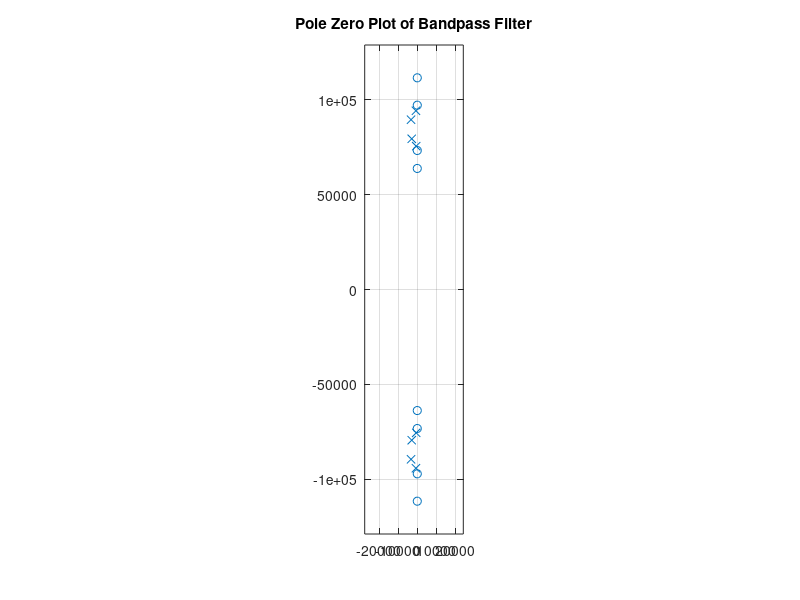
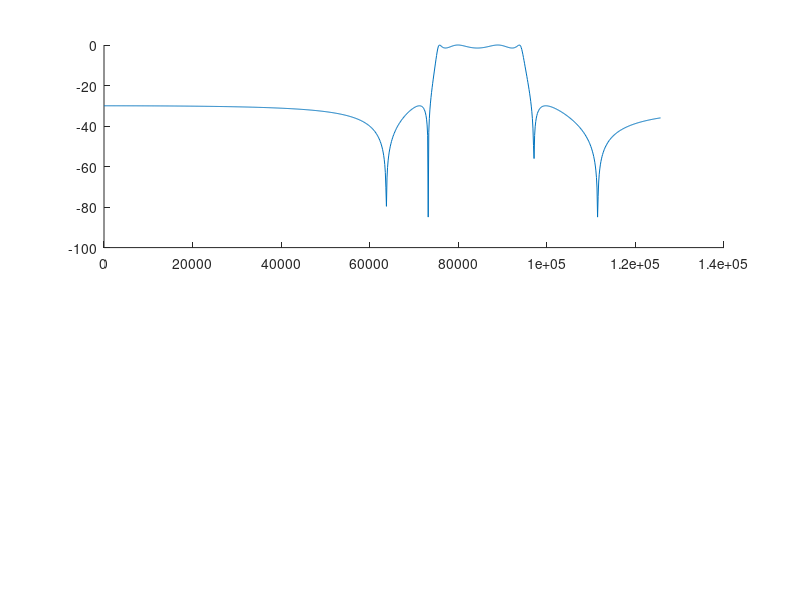

Here is the MATLAB script that generated these plots, in order: (Note: this script raises an error after producing the figures.)
%% Simon Yoon ECE211S21PS05

clc
clear
close all
%% Number 3

fp = [12e3, 15e3]; 
fs = [10e3, 16e3]; 
rp = 1.5;
rs = 30;
[n, wn] = ellipord(2*pi*fp, 2*pi*fs, rp, rs, 's')
[z, p, k] = ellip(n, rp, rs, wn,'s');
[b, a] = zp2tf(z, p, k);

figure;
zplane(b,a)
title("Pole Zero Plot of Bandpass Filter")

w = linspace(0,20000, 1000);
w = w.*2*pi;
h = freqs(b,a,w);

HdB = 20*log10(abs(h));
phase = rad2deg(unwrap(angle(h)));

figure;
subplot(2,1,1);
hold on
plot(w, HdB)
yline(-30, 'LineStyle', '--')
yline(0, 'LineStyle', '--')
yline(-1.5, 'LineStyle', '--')
title("Magnitude Response of Analog Filter")
xlabel("Frequency \omega (rad)")
ylabel("Magnitude (dB)")
ylim([-60 1])
xlim([0 126000])

subplot(2,1,2);
plot(w, phase)
title("Phase Response of Analog Filter")
xlabel("Frequency \omega (rad)")
ylabel("Phase (degrees)")
xlim([0 126000])

%% Number 4

fsamp = 40e3; 
[nd, wnd] = ellipord(fp/(fsamp/2), fs/(fsamp/2), rp, rs)
[zd, pd, kd] = ellip(nd, rp, rs, wnd);
[bd, ad] = zp2tf(zd, pd, kd);

figure
zplane(bd, ad)
title("Pole Zero Plot of Digital Elliptic Filter")

h2 = freqz(bd, ad, 1000);
HdBdig = 20*log10(abs(h2));
phaseDig = rad2deg(unwrap(angle(h2)));

figure;
subplot(2,1,1)
plot(w, HdBdig)
yline(-30, 'LineStyle', '--')
yline(0, 'LineStyle', '--')
yline(-1.5, 'LineStyle', '--')
title("Magnitude Response of Digital Filter")
xlabel("Frequency \omega (rad)")
ylabel("Magnitude (dB)")
ylim([-60 1])
xlim([0 126000])

subplot(2,1,2)
plot(w, phaseDig)
title("Phase Response of Digital Filter")
xlabel("Frequency \omega (rad)")
ylabel("Phase (degrees)")
xlim([0 126000])